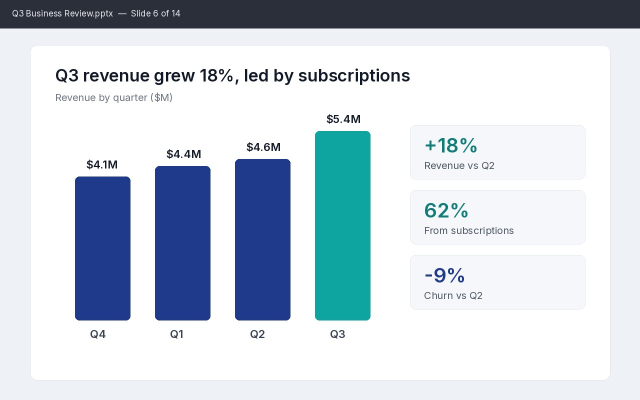
#> input picture docs/img/screen-demo.jpg, 1280 x 800 px, given in place of phone_remote.png, which was not available (shown at 1/2 size)
$ python website_images_ai.py
#> lines starting #> are read from the running program, lines starting #| are printed output that depends on the picture; pictures that were not available may be replaced by others from this repository, and a replacement may not be noted
"""Compose the website's AI / phone images (docs/img/assistant.jpg, phone-ai.jpg, phone.jpg).

    GP_SHOTS_PRIVATE=1 QT_SCALE_FACTOR=2 QT_QPA_PLATFORM=offscreen python tools/shots.py shots2x
    (phone shots: run the app on a test profile, then node tools/phone_shots.js PORT shots/phone docs/img/screen-demo.jpg)
    python tools/website_images_ai.py
"""
from PIL import Image, ImageDraw, ImageFilter

S = "shots/phone/"


def backdrop(W, H):
    im = Image.new("RGB", (W, H), (10, 12, 22))
    glow = Image.new("RGB", (W, H), (0, 0, 0))
    d = ImageDraw.Draw(glow)
    for cx, cy, r, col in ((0.15, 0.1, 0.5, (64, 232, 208)), (0.9, 0.3, 0.45, (139, 108, 255)),
                           (0.5, 1.1, 0.55, (255, 166, 77))):
        d.ellipse([W * cx - W * r, H * cy - W * r, W * cx + W * r, H * cy + W * r], fill=tuple(int(c * .22) for c in col))
    glow = glow.filter(ImageFilter.GaussianBlur(W // 10))
    return Image.composite(glow, im, Image.new("L", (W, H), 255)).point(lambda v: v + 10)


def rounded(img, r):
    m = Image.new("L", img.size, 0)
    ImageDraw.Draw(m).rounded_rectangle([0, 0, *img.size], r, fill=255)
    img = img.convert("RGBA")
    img.putalpha(m)
    return img


def shadow_paste(base, img, xy, r=28, blur=40):
    sh = Image.new("RGBA", (img.width + blur * 4, img.height + blur * 4), (0, 0, 0, 0))
    ImageDraw.Draw(sh).rounded_rectangle([blur * 2, blur * 2 + 20, blur * 2 + img.width, blur * 2 + img.height + 20],
                                         r, fill=(0, 0, 0, 170))
    base.alpha_composite(sh.filter(ImageFilter.GaussianBlur(blur)), (xy[0] - blur * 2, xy[1] - blur * 2))
    base.alpha_composite(rounded(img, r), xy)


p = Image.open(S + "phone_remote.png").convert("RGB")
#> p is the input picture: PIL image 1280x800 RGB; mean R, G, B 200.8, 210.9, 220.9
p.resize((600, int(p.height * 600 / p.width)), Image.LANCZOS).save("docs/img/phone.jpg", quality=88)
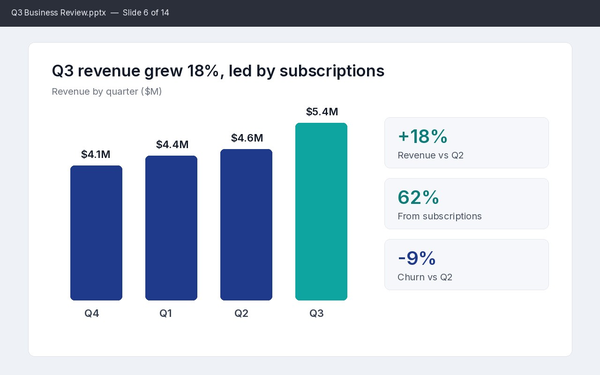
#> saved as phone.jpg: PIL image 600x375 RGB; mean R, G, B 200.6, 210.7, 220.6

W, H = 1700, 1250
base = backdrop(W, H).convert("RGBA")
#> in backdrop, `im = Image.new("RGB", (W, H), (10, 12, 22))`:
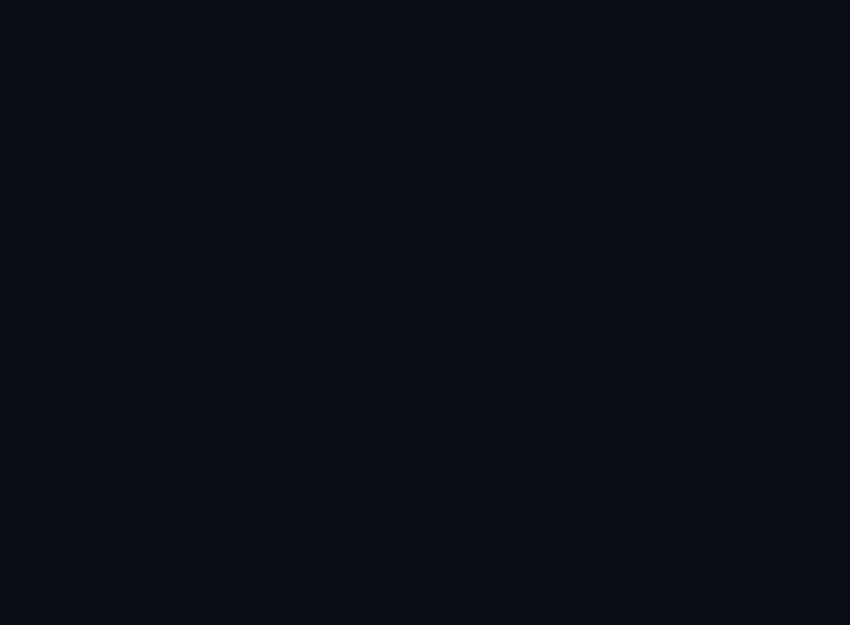
#> im: PIL image 1700x1250 RGB (shown at 1/2 size); mean R, G, B 10, 12, 22
#> in backdrop, `glow = Image.new("RGB", (W, H), (0, 0, 0))`: glow: PIL image 1700x1250 RGB; every value is 0
#> in backdrop, `glow = glow.filter(ImageFilter.GaussianBlur(W // 10))`:
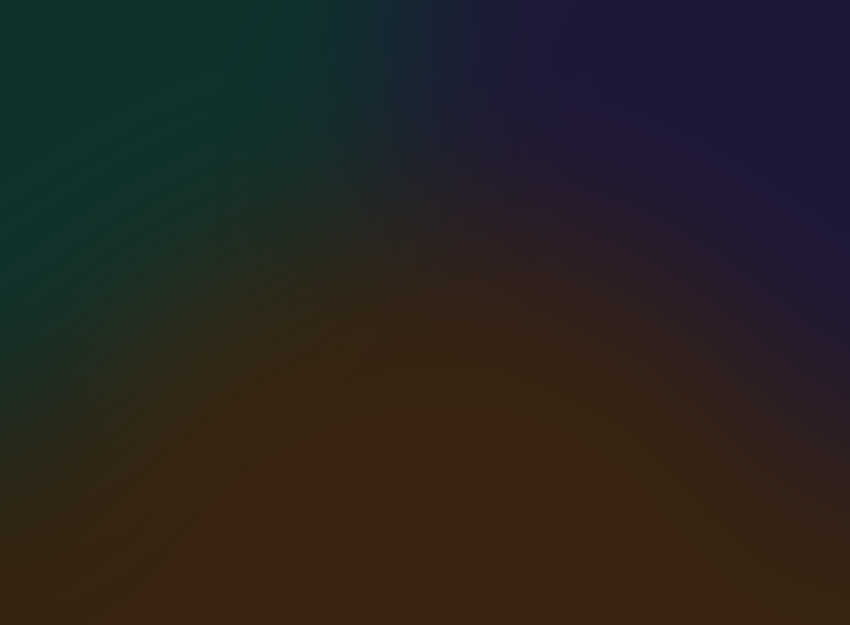
#> glow: PIL image 1700x1250 RGB (shown at 1/2 size); mean R, G, B 39.8, 36.1, 32.6
#> (the run stopped early here; a loop or call above may not have finished)
